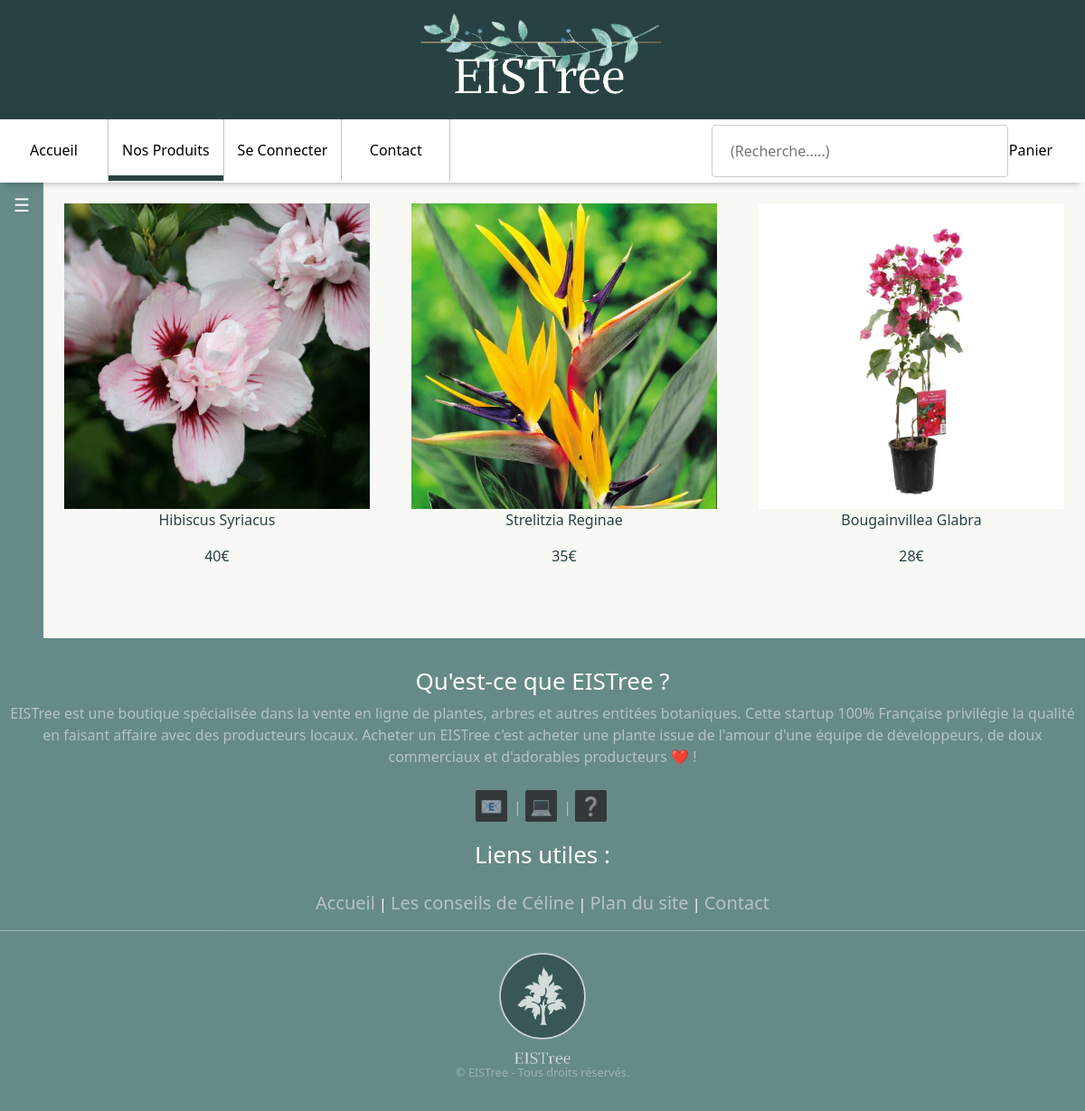
Page /listesproduits/produits.php?cat=plantesf on the committed database.
### tables this page shows
CREATE TABLE IF NOT EXISTS `produits` (
  `id` varchar(50) NOT NULL,
  `nom` text NOT NULL,
  `nomscien` text NOT NULL,
  `img` text NOT NULL,
  `prix` float NOT NULL,
  `description` text,
  `hauteur` text,
  `temp` text,
  `feuillage` text,
  `arrosage` text,
  `floraison` text,
  `luminosite` text,
  `stock` int(11) NOT NULL,
  `categoryid` int(11) NOT NULL,
  KEY `cat_fk` (`categoryid`)
);

### db/categoryQuery.php (called while the page is built, shortened)
<?php
function getCategory($connexion,$catID)
{
    $myKeyword = "%" . $catID . "%";
    $productsSql = "SELECT id from categories where nom LIKE :nom";
    $dataStmt = $connexion->prepare($productsSql);
    $dataStmt->bindParam(':nom', $myKeyword);
    $dataStmt->execute();
    if (!$dataStmt) {
        $_SESSION['errorThrow'] = 'dataBaseError';
    } else {
        $cat = $dataStmt->fetch()['id'];
        $categorySql = "SELECT * from produits WHERE categoryid = :id";
        $categoryStmt = $connexion->prepare($categorySql);
        $categoryStmt->bindParam(':id', $cat);
        $categoryStmt->execute();
        $data = $categoryStmt->fetchAll();
        return(empty($data) ? NULL : $data);
    }
}
?>

### listesproduits/produits.php (the view, shortened to what this page needs)
<?php
require($_SERVER['DOCUMENT_ROOT'] . "/db/categoryQuery.php");
$connexion = connectDB();
if (isset($_GET['cat'])) {
    $catID = htmlspecialchars($_GET['cat']);
    $data = getCategory($connexion, $catID);
} else {
    $addtitle = "Nos produits.";
    $data = queryAll($connexion);
}
include($_SERVER['DOCUMENT_ROOT'] . '/includes/header.php');
include($_SERVER['DOCUMENT_ROOT'] . '/includes/navbar.php');
?>
<div id="page">
    <div class='fondsidepanel'>
        <button class="openbtn" onclick="openNav()">☰</button>
    </div>
    <div id="centerPanel">
        <?php
        if (isset($data) and !empty($data)) {
            $index = 0;
            foreach ($data as $item) {
                if ($index == 0) {
                    echo '<section class="products">';
                }
                $index++;
                echo '<div class="product-card">
                        <a href="/fichesproduits/article.php?id='. $item['id'] .' ">
                        <div class="product-image">
                            <img src="'. $item['img']. '">
                        </div>
                        <div class="product-info">
                            <p> ' . $item['nomscien'] . '</p>
                            <p>'. $item['prix'].'€</p>
                            <p class="stock">Stock : '. $item['stock'] .'</p>
                        </div>
                    </a>
                </div>';
                if ($index == 3) {
                    echo '</section>';
                    $index = 0;
                }
            }
        } else {
            echo "<div> Oops, cette catégorie n'existe pas, ou aucun article n'est disponible !</div>";
        }
        ?>
    </div>
</div>
<?php
include($_SERVER['DOCUMENT_ROOT'].'/includes/footer.php');
?>

### index.css (style rules this page uses)
html, body { margin: 0; width: 100%; }
#page { display: flex; flex-direction: row; height: fit-content; flex: 1 0 auto; width: 100%; min-width: 100%; height: 100%; background: #F8F8F4; min-height: calc(100vh - 601px); }
#page #centerPanel { align-content: center; background: #F8F8F4; width: 100%; text-align: center; display: flex; align-items: center; flex-direction: column; min-height: calc(100vh - 601px); }
.products { display: flex; flex-wrap: wrap; flex-direction: row; }
.product-card { padding: 2%; flex-grow: 1; flex-basis: 17%; }
.product-image img { max-width: 100%; }
.product-card a { text-decoration: none; color: #284243; }
.openbtn { font-size: 20px; cursor: pointer; background-color: #668A87; color: white; padding: 10px 15px; border: none; }
.fondsidepanel { background-color: #668A87; }

### rows in the picture
produits: shows a picture, nomscien "Hibiscus Syriacus", prix "40"
produits: shows a picture, nomscien "Strelitzia Reginae", prix "35"
produits: shows a picture, nomscien "Bougainvillea Glabra", prix "28"
